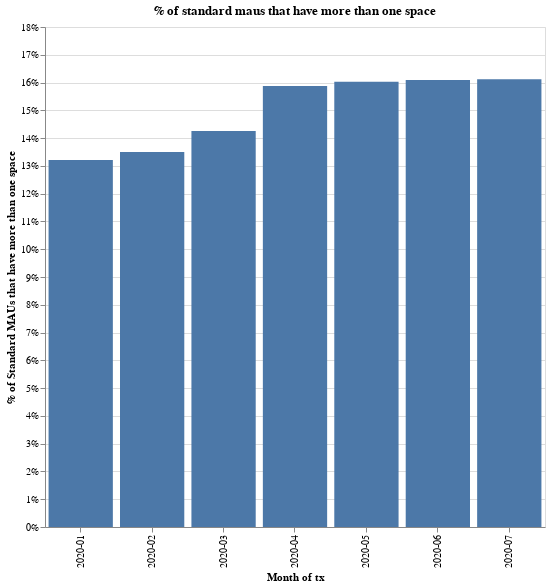

Notebook cell for this chart:
### Code cell
df = pd.read_csv("tier_positioning_recenttx.csv").fillna(0)

df["spaces"] = 0
df.loc[df["n_spaces"] > 1, "spaces"] = 1

df = df.groupby(["month"])["spaces"].agg("mean").reset_index()

alt.Chart(df).mark_bar().encode(
    x=alt.X("month", axis=alt.Axis(title="Month of tx")),
    y=alt.Y(
        "spaces",
        axis=alt.Axis(
            format="%", title="% of Standard MAUs that have more than one space"
        ),
    ),
).properties(
    width=500, height=500, title="% of standard maus that have more than one space"
)

### Figure 1 — Vega-Lite specification as saved in the notebook (floating-point values rounded to 4 significant figures)
{"config": {"view": {"continuousWidth": 400, "continuousHeight": 300}}, "data": {"name": "data-141dd9a6d990db8fb34f7c915768eb1e"}, "mark": "bar", "encoding": {"x": {"type": "nominal", "axis": {"title": "Month of tx"}, "field": "month"}, "y": {"type": "quantitative", "axis": {"format": "%", "title": "% of Standard MAUs that have more than one space"}, "field": "spaces"}}, "height": 500, "title": "% of standard maus that have more than one space", "width": 500, "$schema": "https://vega.github.io/schema/vega-lite/v4.0.2.json", "datasets": {"data-141dd9a6d990db8fb34f7c915768eb1e": [{"month": "2020-01", "spaces": 0.1321}, {"month": "2020-02", "spaces": 0.135}, {"month": "2020-03", "spaces": 0.1425}, {"month": "2020-04", "spaces": 0.1588}, {"month": "2020-05", "spaces": 0.1602}, {"month": "2020-06", "spaces": 0.1609}, {"month": "2020-07", "spaces": 0.1612}]}}
